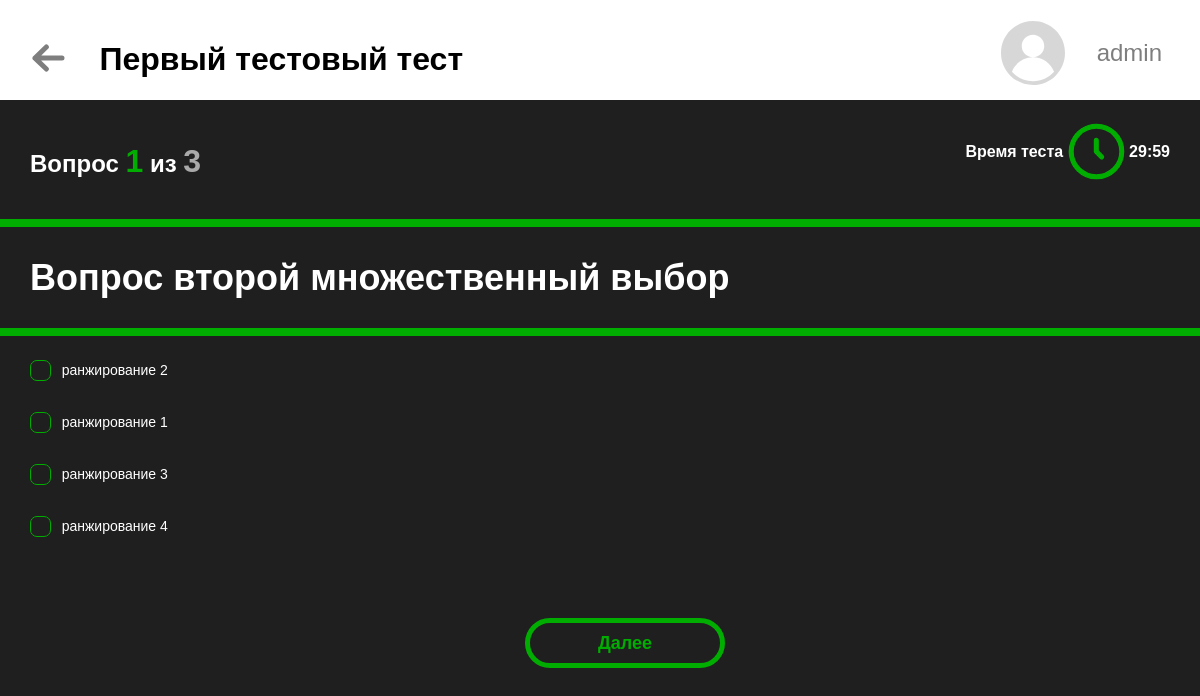
The app's page /quiz/1/ (signed in) with its own data.
### quizes/models.py (models this page shows, shortened)
class BaseModel(models.Model):
    code = models.CharField(
        max_length=256,
        verbose_name='Код',
        default=None,
        blank=True,
        null=True
    )
    name = models.CharField(
        max_length=256,
        default='',
        verbose_name='Название'
    )
    description = models.TextField(
        verbose_name='Описание',
        default=None,
        blank=True
    )
    created_at = models.DateTimeField(
        default=datetime.now(),
        verbose_name='Дата создания'
    )
    modified_at = models.DateTimeField(
        auto_now=True,
        blank=True,
        null=True,
        verbose_name='Дата изменения'
    )
    class Meta:
        abstract = True

class Quiz(BaseModel):
    time = models.IntegerField(verbose_name='Продолжительность теста в минутах')
    pass_score = models.IntegerField(help_text='Проходной балл')
    created_by = models.ForeignKey(
        User,
        on_delete=models.PROTECT,
        verbose_name='Кто создал',
        related_name='user_created_quizes'
    )
    modified_by = models.ForeignKey(
        User,
        null=True,
        blank=True,
        on_delete=models.PROTECT,
        verbose_name='Кто изменил',
        related_name='user_modified_quizes'
    )
    class Meta():
        verbose_name_plural = 'Quizes'
    def get_questions(self):
        questions = list(self.question_set.all())
        random.shuffle(questions)
        return questions

class Question(BaseModel):
    QUESTION_TYPES = [
        ('single_choice', 'Единственный выбор'),
        ('multiplie_choice', 'Множественный выбор'),
    ]
    question_type = models.CharField(
        max_length=30,
        choices=QUESTION_TYPES,
        default='single_choice'
    )
    quiz_id = models.ForeignKey(
        Quiz,
        on_delete=models.CASCADE
    )
    question_weight = models.IntegerField(
        help_text='Вес вопроса',
        default=1
    )
    created_by = models.ForeignKey(
        User,
        on_delete=models.PROTECT,
        verbose_name='Кто создал',
        related_name='user_created_questions'
    )
    modified_by = models.ForeignKey(
        User,
        null=True,
        blank=True,
        on_delete=models.PROTECT,
        verbose_name='Кто изменил',
        related_name='user_modified_questions'
    )
    def get_answers(self):
        answers = list(self.answer_set.all())
        random.shuffle(answers)
        return answers

class Answer(BaseModel):
    is_correct = models.BooleanField(default=False)
    question_id = models.ForeignKey(Question, on_delete=models.CASCADE)
    created_by = models.ForeignKey(
        User,
        on_delete=models.PROTECT,
        verbose_name='Кто создал',
        related_name='user_created_answers'
    )
    modified_by = models.ForeignKey(
        User,
        null=True,
        blank=True,
        on_delete=models.PROTECT,
        verbose_name='Кто изменил',
        related_name='user_modified_answers'
    )

### quizes/views.py (the view)
def quiz(request, quiz_id):
    quiz = Quiz.objects.get(id=quiz_id)
    questions = quiz.get_questions()
    context = {'quiz': quiz, 'questions': questions}
    return render(request, 'quizes/quiz.html', context)

### templates/quizes/quiz.html (shortened to what this page needs)
{% load static %}
<!DOCTYPE html>
<html lang="en">
<head>
    <link rel="stylesheet" href="{% static 'css/quiz.css' %}">
</head>
<body>
    <header>
        <button id="header_button" onclick="window.location='../../'"><img src="{% static 'img/back_arrow.svg' %}"></button>
        <h1>{{ quiz.name }}</h1>
        <button id="lk_button" onclick=""><img src="{% static 'img/lk_icon.svg' %}"><span>{{ user }}</span></button>
    </header>
    <div id="upper_line">
        <h2>Вопрос  <span id="current_question"></span>  из  <span id="questions_count"></span> </h2>
        <div id="time_div">
            <b>Время теста</b> <img src="{% static 'img/clock.svg' %}"> <b id="timer"></b>
        </div>
    </div>
    <form action="{% url 'save_result' quiz_id=quiz.id %}" method="post" id="quiz-form">
        {% for question in questions %}
            <div class="question-container" style="display: {% if forloop.first %}block{% else %}none{% endif %}">
                <hr>
                <h2>{{ question.name }}</h2>
                <hr>
                    {% for answer in question.get_answers %}
                        <p><input
                            {% if question.question_type == 'single_choice' %}
                                type="radio"
                            {% else %}
                                type="checkbox"
                            {% endif %}
                            name="question_{{ question.id }}" value="{{ answer.id }}">
                            <label for="question_{{ question.id }}">{{ answer.description }}</label></p>
                    {% endfor %}
            </div>
        {% endfor %}
        <div id="navi_buttons">
            <button class="page-btn" type="button" id="next-btn" onclick="showNextQuestion()">Далее</button>
        </div>
    </form>
</body>
</html>

### static_dev/css/quiz.css (style rules this page uses)
html, body { margin: 0; padding: 0; background-color: #1F1F1F; color: #FFFFFF; font-family: Arial, Helvetica, sans-serif; }
header { width: 100%; height: 30%; padding-top: 20px; background-color: #FFFFFF; color: black; display: flex; }
header h1 { width: 75%; }
#header_button { background-color: transparent; background-repeat: no-repeat; border: none; cursor: pointer; overflow: hidden; outline: none; color: #FFFFFF; padding-left: 2rem; padding-right: 3rem; opacity: 0.5; }
#lk_button { background-color: transparent; background-repeat: no-repeat; border: none; cursor: pointer; overflow: hidden; outline: none; color: black; font-size: 1.5rem; opacity: 0.5; width: 80%; height: 80%; text-align: right; vertical-align: middle; }
#lk_button img, #lk_button span { vertical-align: middle; margin-right: 2rem; text-align: right; }
#upper_line { width: 100%; height: 10%; display: flex; position: relative; }
#upper_line h2 { width: 70%; position: relative; top: 23px; left: 30px; }
#upper_line #time_div { width: 30%; position: relative; top: 0px; right: 30px; vertical-align: middle; text-align: right; }
#upper_line #time_div img { position: relative; top: 23px; }
#quiz-form { width: 100%; position: relative; top: 0px; font-size: 1.5em; padding-top: 30px; }
.question-container h2, p { padding-left: 30px; }
.question-container hr { border: 4px solid #00AD00; }
#current_question { color: #00AD00; font-size: xx-large; }
#questions_count { color: darkgrey; font-size: xx-large; }
html { box-sizing: border-box; }
#navi_buttons { width: 100%; position: relative; display:flex; top: 50px; left: 0px; font-size: 1em; align-items: center; justify-content: center; }
.page-btn { width: 200px; height: 50px; border-radius: 50px; border: 5px solid #00AD00; margin-left: 50px; font-size: large; font-weight: bold; color: #00AD00; background-color: #1F1F1F; text-decoration: none; }

### records on screen
Quiz: name "Первый тестовый тест"
Question: name "Вопрос второй множественный выбор"
Answer: description "ранжирование 2"
Answer: description "ранжирование 1"
Answer: description "ранжирование 3"
Answer: description "ранжирование 4"

### other values on screen
{{ user }} "admin"
